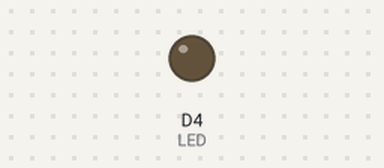
Bench run of a sketch on a simulated ESP8266 (Wemos D1 mini). Shown: output pins drawn as LEDs (lit = HIGH). WiFi joins after 1.5 s; servers stay silent unless stated; a WiFi scan finds three made-up networks; what the sketch prints to the serial monitor is not drawn.

Above: at 4.7 s.
At 14.2 s:
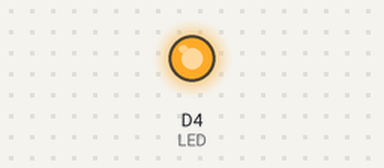
Timing chart, 0 to 27.5 s (numbered marks = the images above):
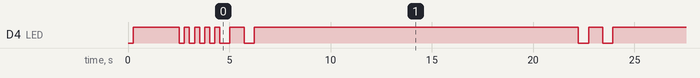

The sketch:

APRS.ino
```cpp
/*
  APRSuino
  by: João Faria
  https://jfaria.org
  based on an google search experience v2
  Março 2022
  Version 0.2 alpha
*/

#include <ESP8266WiFi.h>
#define LED D4 // wemos d1 mini led

char SERVER_NAME[] = "euro.aprs2.net";
#define SERVER_PORT 14580
String SERVER_PROMPT = "aprsc";
String SERVER_VERIFIED = "verified";

// define your callsign, passcode and location
#define CALLSIGN "CR7BAV-3"
#define CALLSIGN_PASS "18084"
#define LOCATION "3711.82N/00724.67W" // Rio Guadiana
#define APRS_SYMBOL "Y" // - House, P police, Y Sail boat, > Car,
#define APRS_INFO "Teste 123"
#define VERSION "3"

#define UpdateIntervalTimer 1000 * 60 * 3// ms * seconds * minutes
#define timeOutTimer 15000
#define responseTimer 2000

unsigned long startIntervalTime;
int i = 0;

//WiFi
char ssid[] = "WiFi";        // SSID
char pass[] = "Password";  // password

WiFiClient  client;

void setup() {
  pinMode(LED, OUTPUT);
  blink_led(250);

  // Initialize a serial connection for debug and stuff
  Serial.begin(115200);
  while (!Serial) { // this is because of the leonard board bug....
    delay(50);
  }
  Serial.println("\nHello there!");

  WiFi.mode(WIFI_STA); // this is because of the esp8266 BUG!!!!
  //WiFi.setOutputPower(20);

  scanWiFi(); // for debug only
  startWifi();

  startIntervalTime = millis() + UpdateIntervalTimer;

}

void loop() {

  if (WiFi.status() == WL_CONNECTED )
  {
    blink_led(500);
    i = i + 1;
    if (i % 10 == 0) {
      Serial.print(".");
    }
    if (i % 60 == 0) {
      Serial.print(i/60);
    }

    if ( millis() - startIntervalTime > UpdateIntervalTimer )
    {
      boolean sent = false;

      if ( client.connect(SERVER_NAME, SERVER_PORT) )
      {
        Serial.println("\n>> Connecting to server...");
        blink_led(500);

        if ( server_response(&client, SERVER_PROMPT) )
        {
          blink_led(500);
          //Serial.println("Connected:");
          String auth = "";
          auth += "user ";
          auth += CALLSIGN;
          auth += " pass ";
          auth += CALLSIGN_PASS;
          auth += " vers APRSuino ";
          auth += VERSION;
          client.println(auth);
          Serial.print("$ "); Serial.println(auth);

          if ( server_response(&client, SERVER_VERIFIED) )
          {
            blink_led(500);
            //Serial.println("\nLogin ok");
            String packet = "";
            packet += CALLSIGN;
            packet += ">APRS,TCPIP*,WIDE2-2,qAR,";
            packet += CALLSIGN;
            packet += ":!";
            packet += LOCATION;
            packet += APRS_SYMBOL;
            packet += APRS_INFO;

            client.println(packet);
            Serial.print("$ "); Serial.println(packet);

            Serial.println(">> Packet sent");
            blink_led(500); blink_led(500);
            client.stop();
            sent = true;
          }
          else
          {
            Serial.println(">> Login failed.");
          }
        }
        else
        {
          Serial.println(">> No response from server");
        }
      }
      else
      {
        Serial.println(">> Could not connect to server.");
      }

      if (sent == true)
      {
        startIntervalTime = millis();
        i = 0;
      }
    }
  } else {
    startWifi();
  }

}

void startWifi(void) {
  Serial.println("\n  ------------\n | Start WiFi |\n  ------------");
  blink_led(250);
  WiFi.begin(ssid, pass); // Connect to the network
  Serial.print("Connecting to "); Serial.print(ssid); Serial.println(" ...");
  int i = 0;
  while (WiFi.status() != WL_CONNECTED) { // Wait for the Wi-Fi to connect
    blink_led(250);
    Serial.print(++i); Serial.print('.');
  }
  Serial.print("\nConnected to "); Serial.println(ssid);
  Serial.print("IP address: "); Serial.println(WiFi.localIP());
}


void scanWiFi() {
  Serial.println("\n  ----------\n | WiFiScan |\n  ----------");
  Serial.print("Scanning... ");

  // WiFi.scanNetworks will return the number of networks found
  int n = WiFi.scanNetworks();
  Serial.println("Done!");
  if (n == 0) {
    Serial.println("no networks found");
  } else {
    Serial.print(n);
    Serial.println(" networks found");
    for (int i = 0; i < n; ++i) {
      // Print SSID and RSSI for each network found
      Serial.print(i + 1); Serial.print(": "); Serial.print(WiFi.SSID(i));
      Serial.print(" ("); Serial.print(WiFi.RSSI(i)); Serial.print(")");
      Serial.println((WiFi.encryptionType(i) == ENC_TYPE_NONE) ? " " : "*");
      delay(10);
    }
  }
}


boolean server_response(Stream* stream, String checkResponse)
{
  int c;
  String serverStream = "";
  boolean found = false;
  boolean timeOut = false;
  unsigned long startTime;
  unsigned long stopTime = timeOutTimer;

  startTime = millis();

  delay(50);

  while ( timeOut != true )
  {
    // wait for bytes from server
    while ( !stream->available() )
    {
      if ( millis() - startTime > stopTime )
      {
        //Serial.println("\n Time out...");
        timeOut = true;
        break;
      }
      delay(2);
    }

    if ( stream->available() ) {
      c = stream->read();
      serverStream += char(c);
      Serial.print( char(c));
      if (serverStream.indexOf(checkResponse) != -1) {
        found = true;
        stopTime = responseTimer;
      }
    }

  }

  delay(500);
  return found;
}

void blink_led(int delay_ms)
{
  digitalWrite(LED, LOW); // Led ON
  delay(delay_ms);
  digitalWrite(LED, HIGH); // Led OFF
  delay(delay_ms);
}
```

Measured:
- by itself, D4 (LED): repeats every 17.7 s: LOW 0.50 s, HIGH 0.70 s, LOW 0.50 s, HIGH 16.0 s
- by itself, everything shown: repeats every 17.7 s, in 4 steps
